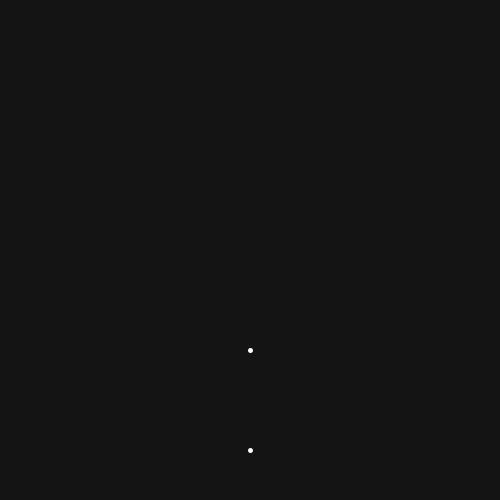
Frame 1 (no input)
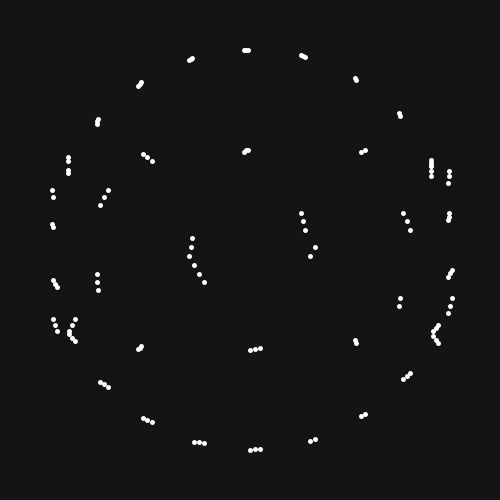
Frame 60 (the mouse pressed at the canvas centre just before this capture)
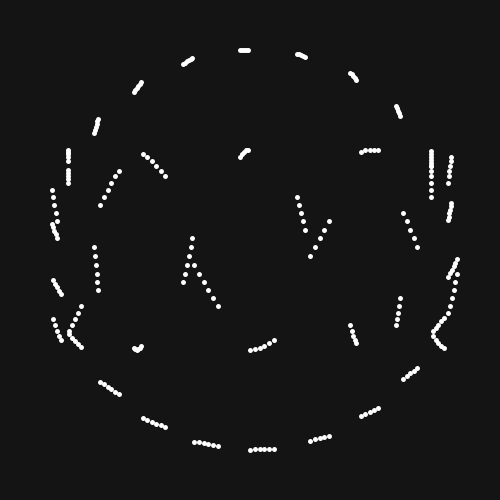
Frame 120 (the mouse held since frame 60 and released just before this capture)

The Processing sketch that drew these frames (run headless with seeded random() and noise(); from frame 60 on, the mouse is pressed at the canvas centre):

// Processing sketch: sketch_170829b
// ── sketch_170829b.pde
float t;
void setup() {
  background(20);
  size(500, 500);
}

void draw() {
  stroke(255);
  strokeWeight(5);
  translate(width/2,height/2);
  point(x1(t),y1(t));
  point(x2(t),y2(t));
  t ++;
}
float x1(float t){
return sin(t/0.5)*200 + sin(t/300)*20;
}

float y1(float t){
return cos(t/0.5)*200;
}
float x2(float t){
return sin(t/0.5)*200 + sin(t/300)*20;
}

float y2(float t){
return cos(t/0.10)*100;
}
